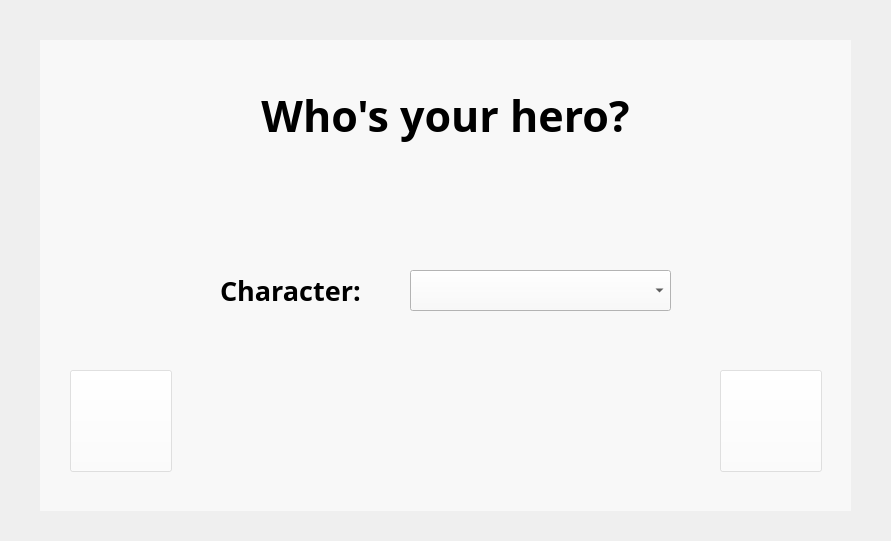
<?xml version="1.0" encoding="UTF-8"?>
<ui version="4.0">
 <class>Form</class>
 <widget class="QWidget" name="Form">
  <property name="geometry">
   <rect>
    <x>0</x>
    <y>0</y>
    <width>891</width>
    <height>541</height>
   </rect>
  </property>
  <property name="windowTitle">
   <string>Form</string>
  </property>
  <property name="layoutDirection">
   <enum>Qt::LeftToRight</enum>
  </property>
  <widget class="QLabel" name="label_2">
   <property name="geometry">
    <rect>
     <x>220</x>
     <y>270</y>
     <width>141</width>
     <height>41</height>
    </rect>
   </property>
   <property name="font">
    <font>
     <family>Levenim MT</family>
     <pointsize>20</pointsize>
     <weight>75</weight>
     <bold>true</bold>
    </font>
   </property>
   <property name="text">
    <string>Character:</string>
   </property>
  </widget>
  <widget class="QComboBox" name="comboBox">
   <property name="geometry">
    <rect>
     <x>410</x>
     <y>270</y>
     <width>261</width>
     <height>41</height>
    </rect>
   </property>
   <property name="maximumSize">
    <size>
     <width>16777215</width>
     <height>60</height>
    </size>
   </property>
   <property name="font">
    <font>
     <pointsize>15</pointsize>
    </font>
   </property>
   <property name="layoutDirection">
    <enum>Qt::LeftToRight</enum>
   </property>
   <property name="autoFillBackground">
    <bool>false</bool>
   </property>
   <property name="styleSheet">
    <string notr="true">background-color:  rgb(250,250,250);</string>
   </property>
   <property name="maxVisibleItems">
    <number>6</number>
   </property>
  </widget>
  <widget class="QPushButton" name="next_button">
   <property name="geometry">
    <rect>
     <x>720</x>
     <y>370</y>
     <width>102</width>
     <height>102</height>
    </rect>
   </property>
   <property name="font">
    <font>
     <pointsize>15</pointsize>
    </font>
   </property>
   <property name="styleSheet">
    <string notr="true">background-color:  rgb(255,255,255,100);

</string>
   </property>
   <property name="inputMethodHints">
    <set>Qt::ImhNone</set>
   </property>
   <property name="text">
    <string/>
   </property>
   <property name="icon">
    <iconset>
     <normaloff>../buttons/tran_right.png</normaloff>../buttons/tran_right.png</iconset>
   </property>
   <property name="iconSize">
    <size>
     <width>80</width>
     <height>80</height>
    </size>
   </property>
  </widget>
  <widget class="QLabel" name="label">
   <property name="geometry">
    <rect>
     <x>-10</x>
     <y>-10</y>
     <width>921</width>
     <height>621</height>
    </rect>
   </property>
   <property name="text">
    <string/>
   </property>
   <property name="pixmap">
    <pixmap>../pictures/winter1.jpeg</pixmap>
   </property>
  </widget>
  <widget class="QPushButton" name="back_button">
   <property name="geometry">
    <rect>
     <x>70</x>
     <y>370</y>
     <width>102</width>
     <height>102</height>
    </rect>
   </property>
   <property name="font">
    <font>
     <pointsize>15</pointsize>
    </font>
   </property>
   <property name="styleSheet">
    <string notr="true">background-color:  rgb(255,255,255,100);

</string>
   </property>
   <property name="text">
    <string/>
   </property>
   <property name="icon">
    <iconset>
     <normaloff>../buttons/icons8-reply-arrow-100.png</normaloff>../buttons/icons8-reply-arrow-100.png</iconset>
   </property>
   <property name="iconSize">
    <size>
     <width>80</width>
     <height>80</height>
    </size>
   </property>
  </widget>
  <widget class="QLabel" name="headline">
   <property name="geometry">
    <rect>
     <x>0</x>
     <y>40</y>
     <width>891</width>
     <height>151</height>
    </rect>
   </property>
   <property name="font">
    <font>
     <family>Levenim MT</family>
     <pointsize>32</pointsize>
     <weight>75</weight>
     <bold>true</bold>
    </font>
   </property>
   <property name="text">
    <string>Who's your hero?</string>
   </property>
   <property name="alignment">
    <set>Qt::AlignCenter</set>
   </property>
  </widget>
  <widget class="QLabel" name="label_3">
   <property name="geometry">
    <rect>
     <x>40</x>
     <y>40</y>
     <width>811</width>
     <height>471</height>
    </rect>
   </property>
   <property name="styleSheet">
    <string notr="true">background-color:  rgb(255,255,255,150);</string>
   </property>
   <property name="text">
    <string/>
   </property>
  </widget>
  <zorder>label</zorder>
  <zorder>label_3</zorder>
  <zorder>label_2</zorder>
  <zorder>comboBox</zorder>
  <zorder>next_button</zorder>
  <zorder>back_button</zorder>
  <zorder>headline</zorder>
 </widget>
 <resources/>
 <connections/>
</ui>
